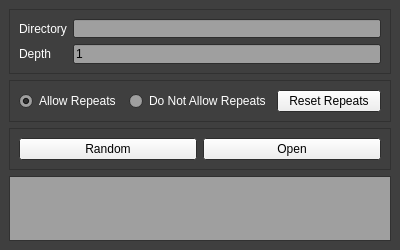
<?xml version="1.0" encoding="UTF-8"?>
<ui version="4.0">
 <class>main_window</class>
 <widget class="QMainWindow" name="main_window">
  <property name="geometry">
   <rect>
    <x>0</x>
    <y>0</y>
    <width>400</width>
    <height>250</height>
   </rect>
  </property>
  <property name="minimumSize">
   <size>
    <width>400</width>
    <height>250</height>
   </size>
  </property>
  <property name="palette">
   <palette>
    <active>
     <colorrole role="WindowText">
      <brush brushstyle="SolidPattern">
       <color alpha="255">
        <red>255</red>
        <green>255</green>
        <blue>255</blue>
       </color>
      </brush>
     </colorrole>
     <colorrole role="Base">
      <brush brushstyle="SolidPattern">
       <color alpha="255">
        <red>159</red>
        <green>159</green>
        <blue>159</blue>
       </color>
      </brush>
     </colorrole>
     <colorrole role="Window">
      <brush brushstyle="SolidPattern">
       <color alpha="255">
        <red>63</red>
        <green>63</green>
        <blue>63</blue>
       </color>
      </brush>
     </colorrole>
    </active>
    <inactive>
     <colorrole role="WindowText">
      <brush brushstyle="SolidPattern">
       <color alpha="255">
        <red>255</red>
        <green>255</green>
        <blue>255</blue>
       </color>
      </brush>
     </colorrole>
     <colorrole role="Base">
      <brush brushstyle="SolidPattern">
       <color alpha="255">
        <red>159</red>
        <green>159</green>
        <blue>159</blue>
       </color>
      </brush>
     </colorrole>
     <colorrole role="Window">
      <brush brushstyle="SolidPattern">
       <color alpha="255">
        <red>63</red>
        <green>63</green>
        <blue>63</blue>
       </color>
      </brush>
     </colorrole>
    </inactive>
    <disabled>
     <colorrole role="WindowText">
      <brush brushstyle="SolidPattern">
       <color alpha="255">
        <red>120</red>
        <green>120</green>
        <blue>120</blue>
       </color>
      </brush>
     </colorrole>
     <colorrole role="Base">
      <brush brushstyle="SolidPattern">
       <color alpha="255">
        <red>63</red>
        <green>63</green>
        <blue>63</blue>
       </color>
      </brush>
     </colorrole>
     <colorrole role="Window">
      <brush brushstyle="SolidPattern">
       <color alpha="255">
        <red>63</red>
        <green>63</green>
        <blue>63</blue>
       </color>
      </brush>
     </colorrole>
    </disabled>
   </palette>
  </property>
  <property name="windowTitle">
   <string>File Picker</string>
  </property>
  <property name="autoFillBackground">
   <bool>true</bool>
  </property>
  <widget class="QWidget" name="centralwidget">
   <layout class="QVBoxLayout" name="verticalLayout_3">
    <item>
     <widget class="QFrame" name="frame">
      <property name="frameShape">
       <enum>QFrame::StyledPanel</enum>
      </property>
      <property name="frameShadow">
       <enum>QFrame::Raised</enum>
      </property>
      <layout class="QFormLayout" name="formLayout">
       <item row="0" column="0">
        <widget class="QLabel" name="label">
         <property name="text">
          <string>Directory</string>
         </property>
        </widget>
       </item>
       <item row="0" column="1">
        <widget class="QLineEdit" name="directory_field"/>
       </item>
       <item row="1" column="0">
        <widget class="QLabel" name="label_2">
         <property name="text">
          <string>Depth</string>
         </property>
        </widget>
       </item>
       <item row="1" column="1">
        <widget class="QLineEdit" name="depth_field">
         <property name="text">
          <string>1</string>
         </property>
        </widget>
       </item>
      </layout>
     </widget>
    </item>
    <item>
     <widget class="QFrame" name="frame_2">
      <property name="frameShape">
       <enum>QFrame::StyledPanel</enum>
      </property>
      <property name="frameShadow">
       <enum>QFrame::Raised</enum>
      </property>
      <layout class="QHBoxLayout" name="horizontalLayout">
       <item>
        <widget class="QRadioButton" name="repeat_radio">
         <property name="text">
          <string>Allow Repeats</string>
         </property>
         <property name="checked">
          <bool>true</bool>
         </property>
        </widget>
       </item>
       <item>
        <widget class="QRadioButton" name="no_repeat_radio">
         <property name="text">
          <string>Do Not Allow Repeats</string>
         </property>
        </widget>
       </item>
       <item>
        <widget class="QPushButton" name="reset_button">
         <property name="text">
          <string>Reset Repeats</string>
         </property>
        </widget>
       </item>
      </layout>
     </widget>
    </item>
    <item>
     <widget class="QFrame" name="frame_3">
      <property name="frameShape">
       <enum>QFrame::StyledPanel</enum>
      </property>
      <property name="frameShadow">
       <enum>QFrame::Raised</enum>
      </property>
      <layout class="QHBoxLayout" name="horizontalLayout_2">
       <item>
        <widget class="QPushButton" name="random_button">
         <property name="text">
          <string>Random</string>
         </property>
        </widget>
       </item>
       <item>
        <widget class="QPushButton" name="open_button">
         <property name="text">
          <string>Open</string>
         </property>
        </widget>
       </item>
      </layout>
     </widget>
    </item>
    <item>
     <widget class="QTextBrowser" name="output_box"/>
    </item>
   </layout>
  </widget>
  <action name="create_delete_button">
   <property name="text">
    <string>Create and Delete</string>
   </property>
  </action>
  <action name="actionf">
   <property name="text">
    <string>f</string>
   </property>
  </action>
  <action name="actiong">
   <property name="text">
    <string>g</string>
   </property>
  </action>
  <action name="set_directory_button">
   <property name="text">
    <string>Set Directory</string>
   </property>
  </action>
  <action name="refresh_button">
   <property name="text">
    <string>Refresh</string>
   </property>
  </action>
  <action name="scan_button">
   <property name="text">
    <string>Scan Directory</string>
   </property>
  </action>
  <action name="backup_button">
   <property name="text">
    <string>Backup Database</string>
   </property>
  </action>
  <action name="load_button">
   <property name="text">
    <string>Load Backup</string>
   </property>
  </action>
  <action name="edit_action">
   <property name="text">
    <string>Edit</string>
   </property>
  </action>
  <action name="delete_action">
   <property name="text">
    <string>Delete</string>
   </property>
  </action>
  <action name="clear_filter_action">
   <property name="text">
    <string>Clear Filter</string>
   </property>
  </action>
 </widget>
 <resources/>
 <connections/>
</ui>
